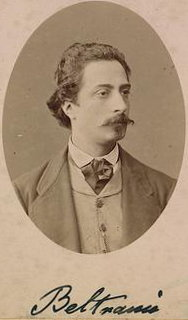
#> input picture Data/Beltrami.jpg, 188 x 320 px
$ jupyter execute Tutorial_05_SVD.ipynb
#> lines starting #> are read from the running program, lines starting #| are printed output that depends on the picture
# **Tutorial 05 - Singular Value Decomposition**: Supplementary Interactive Material

-------------------------------------------------------------------------

[cell 1]
import numpy as np
import matplotlib.pyplot as plt
from PIL import Image

## Visualizing the SVD:

We can visualize the action of the SVD:

$$ A = U\Sigma V^T$$

The Singular Value Decomposition (SVD) factors any matrix into three simple geometric transformations:

$V^T$: A rotation or reflection of the input space.

$\Sigma$: A scaling that stretches or compresses space along the principal axes (the singular values).

$U$: A final rotation or reflection of the output space.


[cell 2]
# --- Arbitrary Matrix (Shear + Scale) ---
A = np.array([[1.5, 0.5],
              [0.2, 1.2]])

# Compute SVD
U, S, Vt = np.linalg.svd(A)
Sigma = np.diag(S)

# --- Smiley Face Point Cloud ---
t = np.linspace(0, 2 * np.pi, 100)
face_x = np.cos(t)
face_y = np.sin(t)
left_eye_x = -0.4 + 0.05 * np.cos(t)
left_eye_y =  0.4 + 0.05 * np.sin(t)
right_eye_x = 0.4 + 0.05 * np.cos(t)
right_eye_y = 0.4 + 0.05 * np.sin(t)
smile_t = np.linspace(0, np.pi, 50)
smile_x = 0.5 * np.cos(smile_t)
smile_y = -0.5 * np.sin(smile_t) - 0.2

points = np.vstack((
    np.column_stack((face_x, face_y)),
    np.column_stack((left_eye_x, left_eye_y)),
    np.column_stack((right_eye_x, right_eye_y)),
    np.column_stack((smile_x, smile_y))
))

# --- Apply Transformations ---
points_A = (A @ points.T).T
points_Vt = (Vt @ points.T).T
points_Sigma = (Sigma @ points_Vt.T).T
points_USigma = (U @ points_Sigma.T).T

# --- Plotting ---
fig, axes = plt.subplots(1, 5, figsize=(18, 6))

titles = ["Original Smiley", "Directly Applying A", "1. Applying Vᵀ", "2. Applying ΣVᵀ", "3. Applying UΣVᵀ"]
point_sets = [points, points_A, points_Vt, points_Sigma, points_USigma]

for ax, title, pts in zip(axes, titles, point_sets):
    ax.scatter(pts[:, 0], pts[:, 1], color='black')
    ax.set_title(title)
    ax.set_xlim(-2, 2)
    ax.set_ylim(-2, 2)
    ax.set_aspect('equal')
    ax.grid(False)

plt.show()
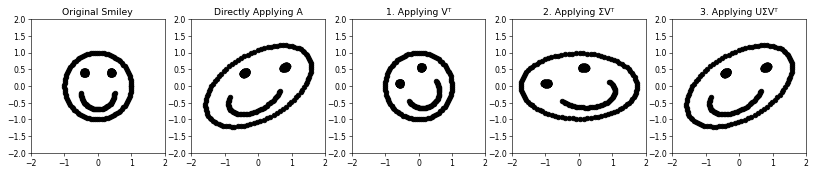
#> figure drawn by matplotlib, 5 panels

## Image Compression With the SVD:

-------------------
Given a matrix $A$, we can take the SVD to yield:

$$ A = U\Sigma V^T$$
Where the diagonal elements $(\sigma_1,\sigma_2,...,\sigma_n)$ are ordered in terms of their energy, we can "approximate" the action of the matrix by considering only the first $k$ singular values of our choosing.

We would call this a "rank k" approximation.

**Image Compression**

-------------------
Lets consider how we might use this low rank approximation for the purposes of image compression. If an image is a large $m \times n$ array, one *could* conceive of it as being a matrix...!

Now, what might the low rank approximation of this image "matrix" look like?

[cell 3]
# --- Load Your JPG Image ---
image = Image.open('../Data/Beltrami.jpg').convert('L')  # 'L' converts to grayscale
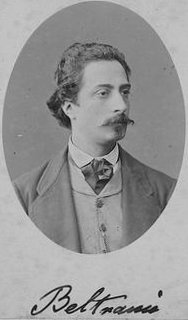
#> image: PIL image 188x320 L; min 1, max 226, mean 151.1
image_np = np.array(image) / 255.0  # Normalize to [0, 1] for display

[cell 4]
# --- Compute SVD ---
U, S, Vt = np.linalg.svd(image_np, full_matrices=False)
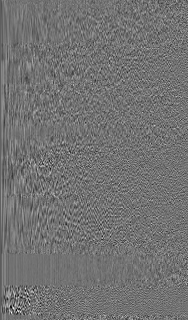
#> U: shape (320, 188) float64; min -0.356, max 0.435, mean -0.0003; drawn with min black and max white
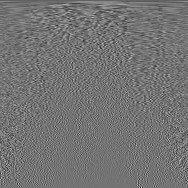
#> Vt: shape (188, 188) float64; min -0.491, max 0.588, mean -0.000368; drawn with min black and max white
#> S = 188 values, max 147.2 at index 0, min 0.0142 at index 187, mean 1.78

# --- Function to Reconstruct Image with Rank-k Approximation ---
def low_rank_approx(U, S, Vt, k):
    return (U[:, :k] @ np.diag(S[:k]) @ Vt[:k, :])

# --- Plot Original and Approximations ---
fig, axes = plt.subplots(1, 4, figsize=(16, 6))
ranks = [5, 10, 20, 50]

for ax, k in zip(axes, ranks):
    A_k = low_rank_approx(U, S, Vt, k)
    ax.imshow(A_k, cmap='gray')
    compression_ratio = (188*320) / (k*(188+320)) #(Compression ratio where 188x320 is original dimensions and k the rank)
    ax.set_title(f'Rank-{k} Approximation: Ratio ({compression_ratio:.1f}:1)')
    ax.axis('off')
#> this loop made 4 passes
#> pass 1, `A_k = low_rank_approx(U, S, Vt, k)`:
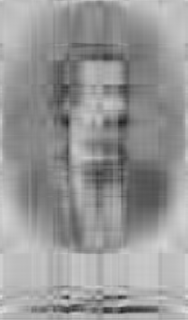
#> A_k: shape (320, 188) float64; min 0.122, max 0.869, mean 0.592
#> pass 2, `A_k = low_rank_approx(U, S, Vt, k)`:
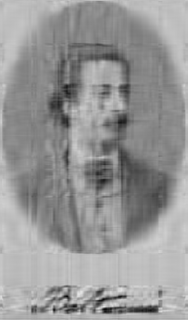
#> A_k: shape (320, 188) float64; min 0.0276, max 0.897, mean 0.592
#> pass 3, `A_k = low_rank_approx(U, S, Vt, k)`:
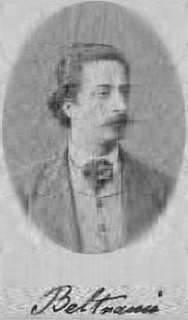
#> A_k: shape (320, 188) float64; min -0.0835, max 0.965, mean 0.592; drawn with min black and max white

plt.show()
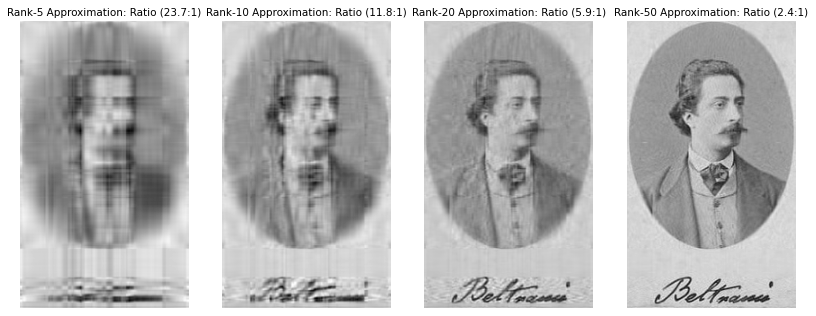
#> figure drawn by matplotlib, 4 panels
